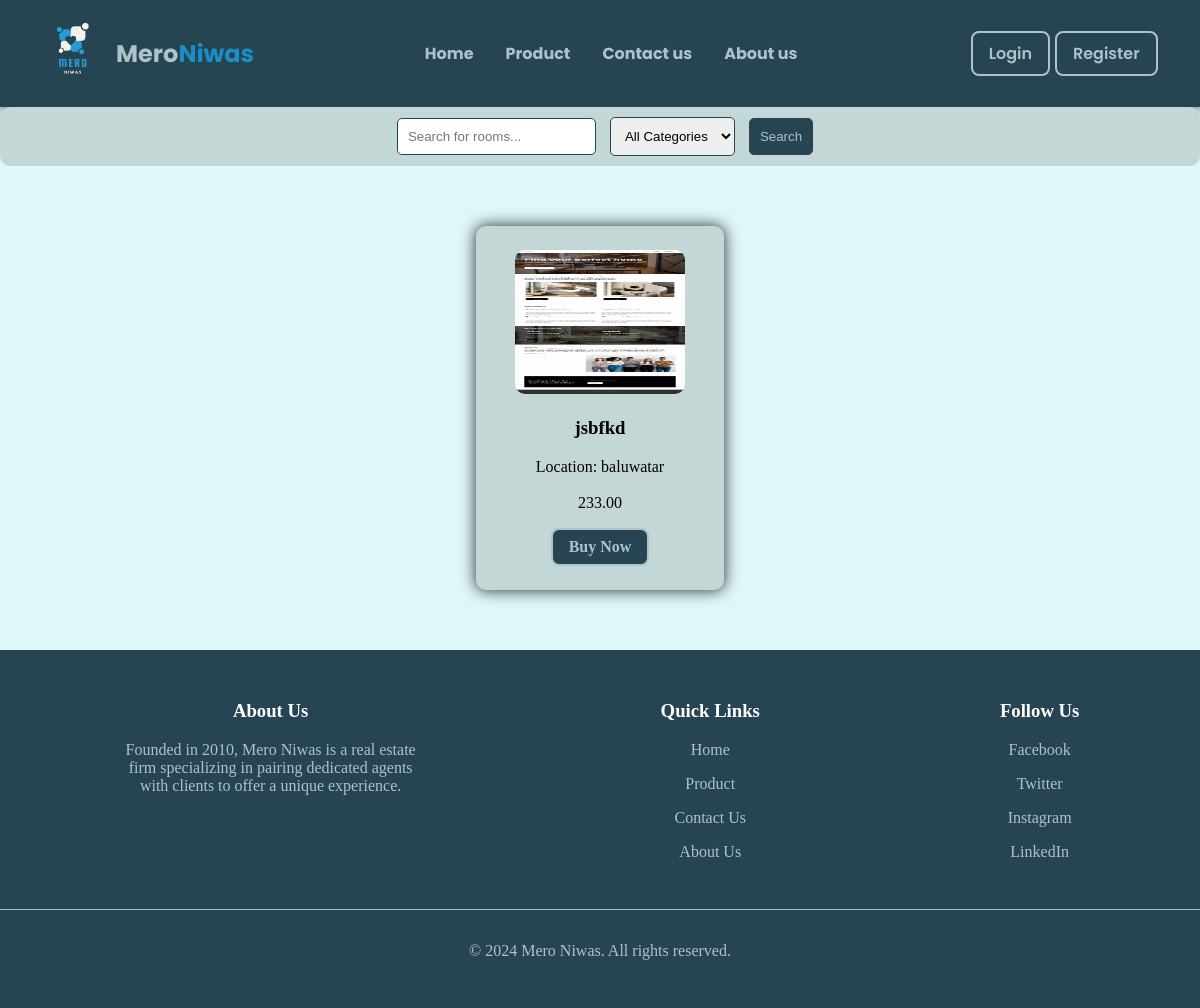
Page /Product/ on the earlier database version.
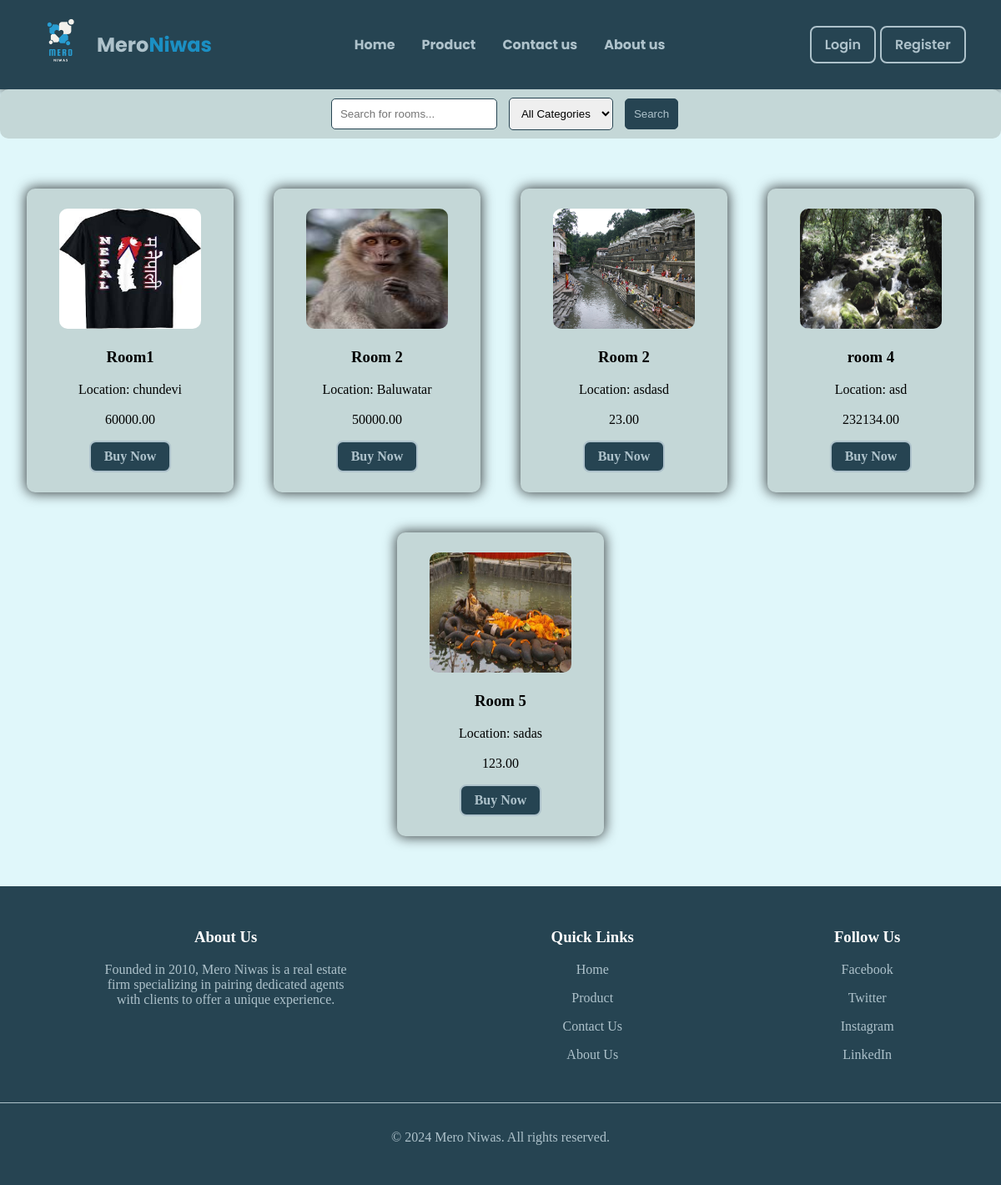
Same page on the later database version.
### home/models.py (models this page shows, shortened)
class Room(models.Model):
    title = models.CharField(max_length=200)
    description = models.TextField()
    img = models.FileField(upload_to='static/uploads')  # FileField for uploading images
    location = models.CharField(max_length=100)
    price = models.DecimalField(max_digits=10, decimal_places=2)

### home/views.py (the view)
# urls.py: path('Product/', views.search, name='search'),
def search(request):
    query = request.GET.get('q')
    category = request.GET.get('category')
    rooms = Room.objects.all()
    if query:
        rooms = rooms.filter(description__icontains=query)
    if category:
        rooms = rooms.filter(category__name__icontains=category)
    categories = Category.objects.all()
    return render(request, 'home/Product.html', {'rooms': rooms, 'categories': categories})

### home/templates/home/Product.html (shortened to what this page needs)
{% extends 'layout.html' %} {% load static %} {% block main_content %}
<link rel="stylesheet" href="{% static 'css/Product.css' %}" />
<main>
  <div class="search-filter">
    <form method="GET" action="{% url 'search' %}">
      <input type="text" name="q" placeholder="Search for rooms..." />
      <select name="category">
        <option value="">All Categories</option>
      </select>
      <button type="submit">Search</button>
    </form>
  </div>
  <div class="room-listings">
    {% for room in rooms %}
    <div class="room-card">
      <img src="/{{room.img}}" alt="Room Image"  width="170px"   />
      <div class="room-info">
        <h3>{{ room.title }}</h3>
        <p id="loc">Location: {{ room.location }}</p>
        <p id="pricee">{{ room.price }}</p>
        <button class="button" onclick="Show()">Buy Now</button>
      </div>
    </div>
    {% endfor %}
  </div>
</main>
{% endblock %}

### templates/layout.html (shortened to what this page needs)
{% load static %}
<!DOCTYPE html>
<html lang="en">
  <head>
    <link rel="stylesheet" href="{% static 'css/style.css'%}" />
  </head>
  <body>
    <header>
      <nav class="navbar">
        <div class="logo">
          <a href="index.html">
            <img src="{% static 'Assets/logo.png'%}" alt="Error loading" />
            <h2 id="ttxt">Mero</h2>
            <h2 id="txt">Niwas</h2>
          </a>
        </div>
        <div class="naav">
          <div class="nav">
            <h4 class="nav-item"><a href="{% url 'home' %}">Home</a></h4>
            <h4 class="nav-item"><a href="{% url 'search' %}">Product</a></h4>
            <h4 class="nav-item">
              <a href="{% url 'ContactUs' %}">Contact us</a>
            </h4>
            <h4 class="nav-item"><a href="#">About us</a></h4>
          </div>
          <div class="log">
            <button type="submit" class="button nav-item" onclick="login()">
              Login
            </button>
            <button type="submit" class="button nav-item" onclick="register()">
              Register
            </button>
          </div>
        </div>
      </nav>
    </header>
    <div class="main">{% block main_content %} {% endblock %}</div>
    <footer>
      <div class="footer-content">
        <div class="footer-section about">
          <h3>About Us</h3>
          <p>
            Founded in 2010, Mero Niwas is a real estate firm specializing in
            pairing dedicated agents with clients to offer a unique experience.
          </p>
        </div>
        <div class="footer-section links">
          <h3>Quick Links</h3>
          <ul>
            <li><a href="#">Home</a></li>
            <li><a href="#">Product</a></li>
            <li><a href="#">Contact Us</a></li>
            <li><a href="#">About Us</a></li>
          </ul>
        </div>
        <div class="footer-section social">
          <h3>Follow Us</h3>
          <ul>
            <li><a href="#">Facebook</a></li>
            <li><a href="#">Twitter</a></li>
            <li><a href="#">Instagram</a></li>
            <li><a href="#">LinkedIn</a></li>
          </ul>
        </div>
      </div>
      <div class="footer-bottom">
        <p>&copy; 2024 Mero Niwas. All rights reserved.</p>
      </div>
    </footer>
  </body>
</html>

### static/css/style.css (style rules this page uses)
body { padding: 0; margin: 0; background-color: #e0f7fa; }
.navbar { display: flex; box-sizing: border-box; justify-content: space-between; font-family: "Poppins", sans-serif; background-color: #264452; border: 2px solid 264452; padding: 2vh; box-shadow: 0px 0px 15px 1px rgba(0, 0, 0, 0.75); -webkit-box-shadow: 0px 0px 15px 1px rgba(0, 0, 0, 0.75); -moz-box-shadow: 0px 0px 15px 1px rgba(0, 0, 0, 0.75); }
.logo, .nav, .log { display: flex; align-items: center; }
.logo { margin-left: 2vw; }
.naav { display: flex; justify-content: center; width: 65%; justify-content: space-between; text-align: center; left: 35%; }
.log { margin-right: 2vw; }
.nav { gap: 2em; }
.logo a img { width: 4em; height: 4em; }
.log button { margin: 0vw 0.2vw; }
.logo a h2 { margin-left: 1vw; color: #aec2cb; }
.logo a { display: flex; text-decoration: none; }
#txt { color: #1b8fc3; margin-left: 0px; }
.nav h4 a { color: #aec2cb; text-decoration: none; }
.button { all: unset; display: flex; align-items: center; position: relative; padding: 0.3em 1em; border: #aec2cb solid 0.15em; border-radius: 0.5em; color: #aec2cb; font-weight: 600; cursor: pointer; overflow: hidden; }
.button::after, .button::before { content: ""; position: absolute; width: 6em; aspect-ratio: 1; background: #70c3e9; opacity: 50%; border-radius: 50%; transition: transform 500ms, background 300ms; }
.button::before { left: 0; transform: translateX(-8em); }
.button::after { right: 0; transform: translateX(8em); }
footer { background-color: #264452; color: #aec2cb; padding: 2em 0; text-align: center; }
.footer-content { display: flex; justify-content: center; margin-bottom: 2em; gap: 20vw; }
.footer-section { max-width: 300px; }
.footer-section h3 { color: #ffffff; }
.footer-section ul { list-style: none; padding: 0; }
.footer-section ul li { margin: 1em 0; }
.footer-section ul li a { color: #aec2cb; text-decoration: none; }
.footer-bottom { border-top: 1px solid #aec2cb; padding-top: 1em; }

### static/css/Product.css (style rules this page uses)
.search-filter { display: flex; justify-content: center; padding: 10px; border-radius: 10px; background-color: #c4d7d7; }
.search-filter input, .search-filter select, .search-filter button { margin-left: 10px; padding: 10px; border: 1px solid #264452; border-radius: 5px; }
.search-filter button { background-color: #264452; color: #aec2cb; cursor: pointer; }
.room-listings { display: flex; align-items: center; flex-wrap: wrap; margin: 60px 0; justify-content: center; gap: 4vw; }
.room-card { background: #c4d7d7; padding: 2vw; align-items: center; text-align: center; width: 200px; border-radius: 10px; box-shadow: 0px 0px 15px 1px rgba(0, 0, 0, 0.75); -webkit-box-shadow: 0px 0px 15px 1px rgba(0, 0, 0, 0.75); -moz-box-shadow: 0px 0px 15px 1px rgba(0, 0, 0, 0.75); }
.room-card img { aspect-ratio: 20 / 17; border-radius: 10px; }
#loc { overflow: hidden; height: 20px; }
.button { background-color: #264452; color: #aec2cb; border: 2px solid #aec2cb; border-radius: 8px; padding: 0.5em 1em; font-size: 1em; cursor: pointer; margin: auto; }
.button::after, .button::before { content: ""; position: absolute; width: 6em; aspect-ratio: 1; background: #70c3e9; opacity: 50%; border-radius: 50%; transition: transform 500ms, background 300ms; }
.button::before { left: 0; transform: translateX(-8em); }
.button::after { right: 0; transform: translateX(8em); }

Differences in the rows shown:
removed Room: img (picture), title "jsbfkd", location "baluwatar", price "233.00"
added Room: img (picture), title "Room1", location "chundevi", price "60000.00"
added Room: img (picture), title "Room 2", location "Baluwatar", price "50000.00"
added Room: img (picture), title "Room 2", location "asdasd", price "23.00"
added Room: img (picture), title "room 4", location "asd", price "232134.00"
added Room: img (picture), title "Room 5", location "sadas", price "123.00"
